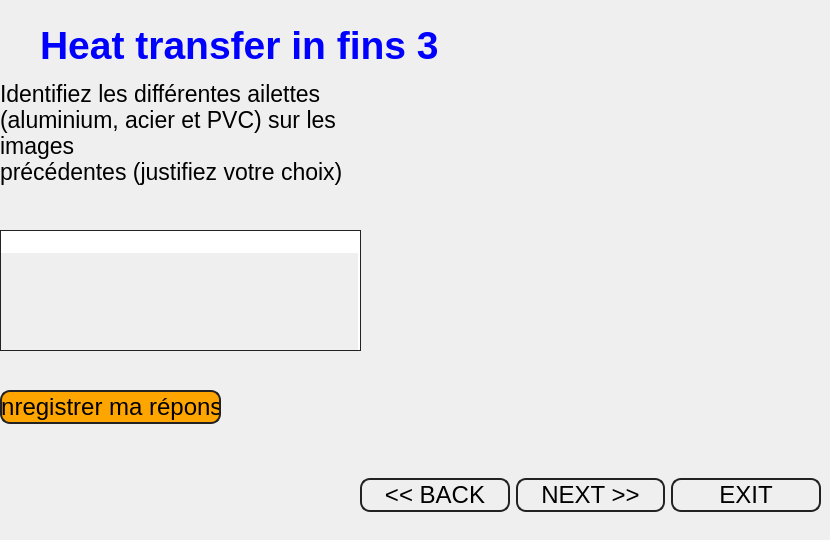
          <widget class="QWidget" name="page_19">
           <widget class="QPlainTextEdit" name="plainTextEdit_14">
            <property name="geometry">
             <rect>
              <x>0</x>
              <y>230</y>
              <width>361</width>
              <height>121</height>
             </rect>
            </property>
            <property name="whatsThis">
             <string/>
            </property>
            <property name="accessibleDescription">
             <string/>
            </property>
            <property name="styleSheet">
             <string notr="true">border : 1px solid #222;</string>
            </property>
            <property name="readOnly">
             <bool>false</bool>
            </property>
            <property name="overwriteMode">
             <bool>false</bool>
            </property>
            <property name="backgroundVisible">
             <bool>true</bool>
            </property>
            <property name="centerOnScroll">
             <bool>true</bool>
            </property>
            <property name="placeholderText">
             <string comment="ok" extracomment="ok"/>
            </property>
           </widget>
           <widget class="QLabel" name="label_141">
            <property name="geometry">
             <rect>
              <x>0</x>
              <y>80</y>
              <width>361</width>
              <height>131</height>
             </rect>
            </property>
            <property name="font">
             <font>
              <pointsize>17</pointsize>
             </font>
            </property>
            <property name="text">
             <string>Identifiez les différentes ailettes (aluminium, acier et PVC) sur les images
précédentes (justifiez votre choix) 
</string>
            </property>
            <property name="scaledContents">
             <bool>true</bool>
            </property>
            <property name="wordWrap">
             <bool>true</bool>
            </property>
           </widget>
           <widget class="QPushButton" name="updateresponsePage10_10">
            <property name="geometry">
             <rect>
              <x>0</x>
              <y>390</y>
              <width>221</width>
              <height>34</height>
             </rect>
            </property>
            <property name="font">
             <font>
              <pointsize>18</pointsize>
             </font>
            </property>
            <property name="styleSheet">
             <string notr="true">QPushButton{
	width : 10px;
	height : 30px;
	border : 2px solid #222;
	border-radius: 10px;
	background-color:#FFA500 ;

	
}
QPushButton:hover{
	background-color: rgb(97, 97, 97);
	color: rgb(255, 255, 255);
}</string>
            </property>
            <property name="text">
             <string>Enregistrer ma réponse</string>
            </property>
           </widget>
           <widget class="QLabel" name="label_143">
            <property name="geometry">
             <rect>
              <x>40</x>
              <y>0</y>
              <width>651</width>
              <height>91</height>
             </rect>
            </property>
            <property name="font">
             <font>
              <pointsize>29</pointsize>
              <weight>75</weight>
              <bold>true</bold>
             </font>
            </property>
            <property name="styleSheet">
             <string notr="true">background : none ; 

color: rgb(0, 0, 255);</string>
            </property>
            <property name="text">
             <string>Heat transfer in fins 3</string>
            </property>
            <property name="alignment">
             <set>Qt::AlignLeading|Qt::AlignLeft|Qt::AlignVCenter</set>
            </property>
           </widget>
           <widget class="QFrame" name="frame_50">
            <property name="geometry">
             <rect>
              <x>360</x>
              <y>460</y>
              <width>461</width>
              <height>71</height>
             </rect>
            </property>
            <property name="styleSheet">
             <string notr="true">border : 0px soldi; 
</string>
            </property>
            <property name="frameShape">
             <enum>QFrame::StyledPanel</enum>
            </property>
            <property name="frameShadow">
             <enum>QFrame::Raised</enum>
            </property>
            <layout class="QHBoxLayout" name="horizontalLayout_52">
             <property name="spacing">
              <number>-1</number>
             </property>
             <property name="leftMargin">
              <number>0</number>
             </property>
             <property name="topMargin">
              <number>0</number>
             </property>
             <property name="rightMargin">
              <number>0</number>
             </property>
             <property name="bottomMargin">
              <number>0</number>
             </property>
             <item>
              <widget class="QPushButton" name="back19">
               <property name="font">
                <font>
                 <pointsize>18</pointsize>
                </font>
               </property>
               <property name="styleSheet">
                <string notr="true">QPushButton{
	width : 10px;
	height : 30px;
	border : 2px solid #222;
	border-radius: 10px;
	
}
QPushButton:hover{
	background-color: rgb(97, 97, 97);
	color: rgb(255, 255, 255);
}</string>
               </property>
               <property name="text">
                <string>&lt;&lt; BACK</string>
               </property>
              </widget>
             </item>
             <item>
              <widget class="QPushButton" name="next19">
               <property name="font">
                <font>
                 <pointsize>18</pointsize>
                </font>
               </property>
               <property name="styleSheet">
                <string notr="true">QPushButton{
	width : 10px;
	height : 30px;
	border : 2px solid #222;
	border-radius: 10px;
	
}
QPushButton:hover{
	background-color: rgb(97, 97, 97);
	color: rgb(255, 255, 255);
}</string>
               </property>
               <property name="text">
                <string>NEXT &gt;&gt;</string>
               </property>
              </widget>
             </item>
             <item>
              <widget class="QPushButton" name="exit19">
               <property name="font">
                <font>
                 <pointsize>18</pointsize>
                </font>
               </property>
               <property name="styleSheet">
                <string notr="true">QPushButton{
	width : 10px;
	height : 30px;
	border : 2px solid #222;
	border-radius: 10px;
	
}
QPushButton:hover{
	background-color: rgb(97, 97, 97);
	color: rgb(255, 255, 255);
}</string>
               </property>
               <property name="text">
                <string>EXIT</string>
               </property>
              </widget>
             </item>
            </layout>
           </widget>
           <widget class="QLabel" name="label_36">
            <property name="geometry">
             <rect>
              <x>400</x>
              <y>70</y>
              <width>401</width>
              <height>351</height>
             </rect>
            </property>
            <property name="text">
             <string/>
            </property>
            <property name="pixmap">
             <pixmap>../img/image11.png</pixmap>
            </property>
            <property name="scaledContents">
             <bool>true</bool>
            </property>
           </widget>
          </widget>
